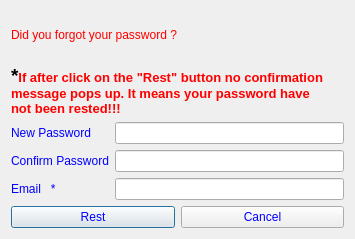
<?xml version="1.0" encoding="UTF-8"?>
<ui version="4.0">
 <class>Forgot_dash_password</class>
 <widget class="QDialog" name="Forgot_dash_password">
  <property name="geometry">
   <rect>
    <x>0</x>
    <y>0</y>
    <width>355</width>
    <height>239</height>
   </rect>
  </property>
  <property name="maximumSize">
   <size>
    <width>355</width>
    <height>239</height>
   </size>
  </property>
  <property name="windowTitle">
   <string>Auto Savior : Forgot Password</string>
  </property>
  <property name="windowIcon">
   <iconset resource="Resource/src.qrc">
    <normaloff>:/pic/Icon.png</normaloff>:/pic/Icon.png</iconset>
  </property>
  <layout class="QVBoxLayout" name="verticalLayout_4">
   <item>
    <widget class="QLabel" name="label">
     <property name="styleSheet">
      <string notr="true">font: 75 14pt &quot;MS Shell Dlg 2&quot;; color: #ff0000;</string>
     </property>
     <property name="text">
      <string>Did you forgot your password ?</string>
     </property>
    </widget>
   </item>
   <item>
    <layout class="QVBoxLayout" name="verticalLayout_3">
     <item>
      <widget class="QLabel" name="label_2">
       <property name="text">
        <string>&lt;html&gt;&lt;head/&gt;&lt;body&gt;&lt;p&gt;&lt;span style=&quot; font-size:14pt; font-weight:600;&quot;&gt;*&lt;/span&gt;&lt;span style=&quot; font-size:10pt; font-weight:600; color:#ff0000;&quot;&gt;If after click on the &amp;quot;Rest&amp;quot; button no confirmation&lt;br/&gt;message pops up. It means your password have &lt;br/&gt;not been rested!!!&lt;/span&gt;&lt;/p&gt;&lt;/body&gt;&lt;/html&gt;</string>
       </property>
      </widget>
     </item>
     <item>
      <layout class="QHBoxLayout" name="horizontalLayout">
       <item>
        <layout class="QVBoxLayout" name="verticalLayout_2">
         <item>
          <widget class="QLabel" name="label_nPwd">
           <property name="styleSheet">
            <string notr="true">font: 10pt &quot;MS Shell Dlg 2&quot;; color: #0000ff;</string>
           </property>
           <property name="text">
            <string>New Password</string>
           </property>
          </widget>
         </item>
         <item>
          <widget class="QLabel" name="label_cPwd">
           <property name="styleSheet">
            <string notr="true">font: 10pt &quot;MS Shell Dlg 2&quot;; color: #0000ff;</string>
           </property>
           <property name="text">
            <string>Confirm Password</string>
           </property>
          </widget>
         </item>
         <item>
          <widget class="QLabel" name="label_email">
           <property name="styleSheet">
            <string notr="true">font: 10pt &quot;MS Shell Dlg 2&quot;; color: #0000ff;</string>
           </property>
           <property name="text">
            <string>Email   *</string>
           </property>
          </widget>
         </item>
        </layout>
       </item>
       <item>
        <layout class="QVBoxLayout" name="verticalLayout">
         <item>
          <widget class="QLineEdit" name="line_nPwd">
           <property name="echoMode">
            <enum>QLineEdit::Password</enum>
           </property>
          </widget>
         </item>
         <item>
          <widget class="QLineEdit" name="line_cPwd">
           <property name="echoMode">
            <enum>QLineEdit::Password</enum>
           </property>
          </widget>
         </item>
         <item>
          <widget class="QLineEdit" name="line_email"/>
         </item>
        </layout>
       </item>
      </layout>
     </item>
    </layout>
   </item>
   <item>
    <layout class="QHBoxLayout" name="horizontalLayout_2">
     <item>
      <widget class="QPushButton" name="Rest">
       <property name="styleSheet">
        <string notr="true">color: #0000ff;</string>
       </property>
       <property name="text">
        <string>Rest</string>
       </property>
      </widget>
     </item>
     <item>
      <widget class="QPushButton" name="Cancel">
       <property name="styleSheet">
        <string notr="true">color: #0000ff;</string>
       </property>
       <property name="text">
        <string>Cancel</string>
       </property>
      </widget>
     </item>
    </layout>
   </item>
  </layout>
 </widget>
 <tabstops>
  <tabstop>line_nPwd</tabstop>
  <tabstop>line_cPwd</tabstop>
  <tabstop>line_email</tabstop>
  <tabstop>Rest</tabstop>
  <tabstop>Cancel</tabstop>
 </tabstops>
 <resources>
  <include location="Resource/src.qrc"/>
 </resources>
 <connections/>
</ui>
